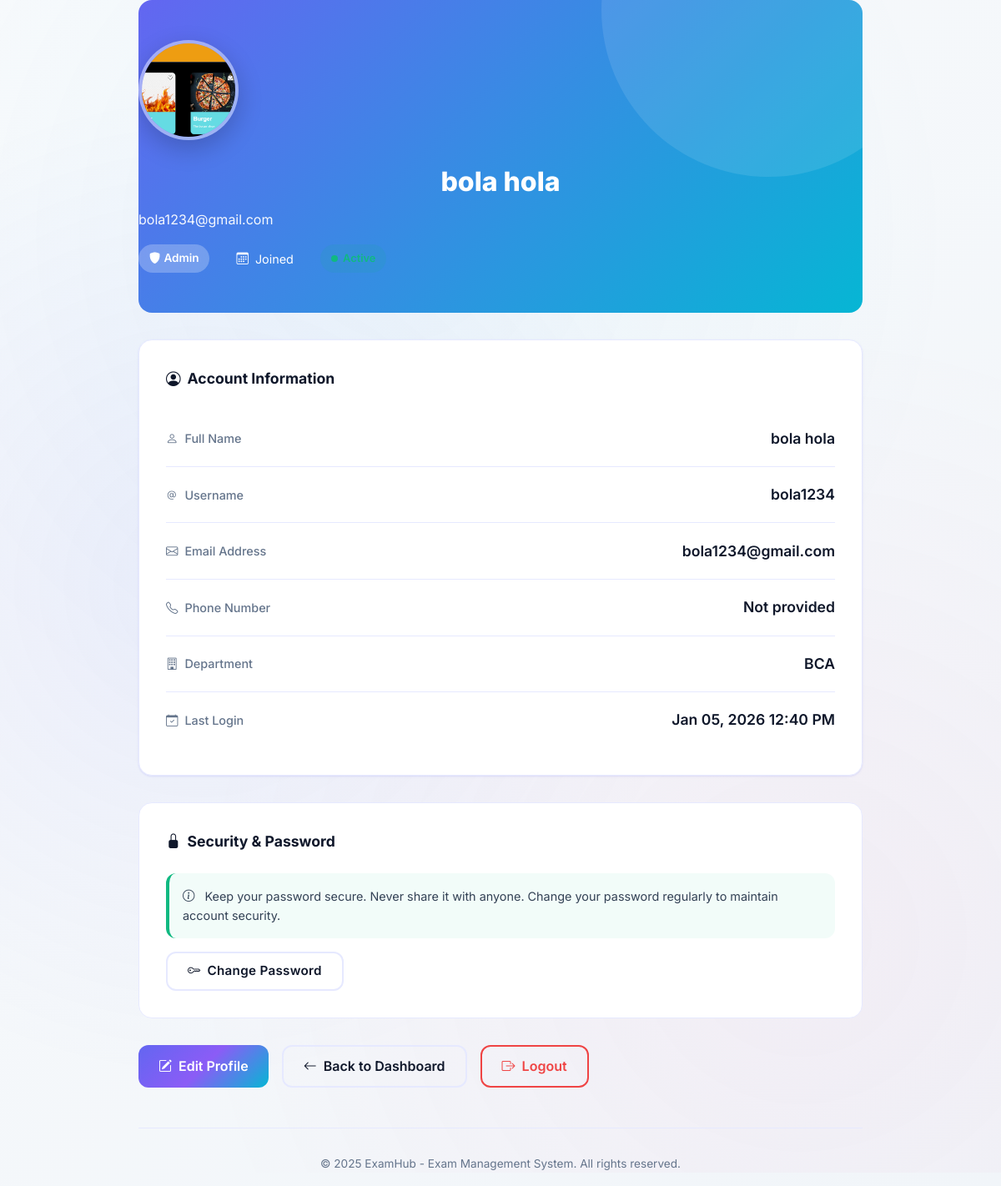
/accounts/profile/ (signed in), run on an earlier commit of the app's database.
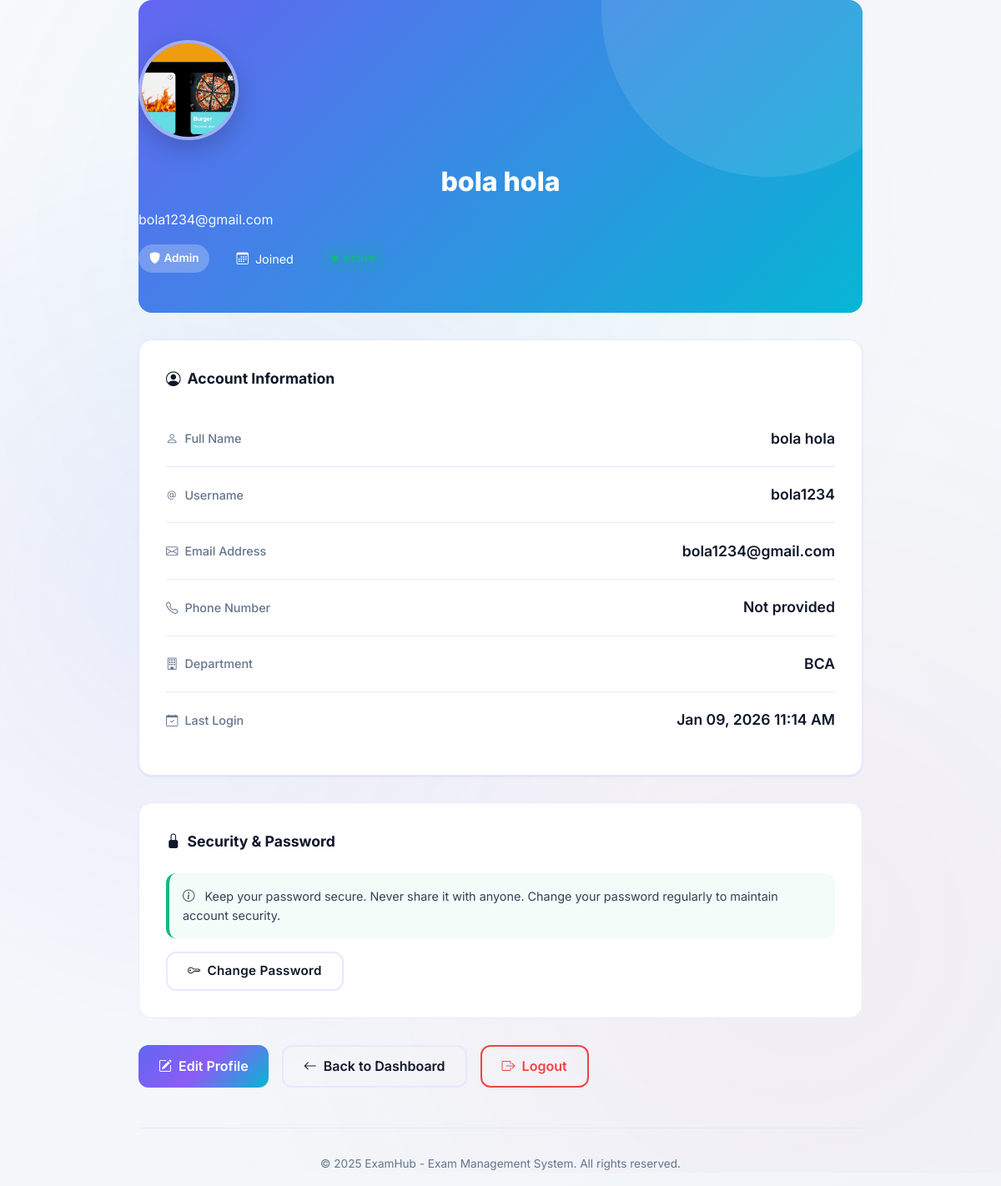
And on a later commit of the database.
### apps/accounts/models.py (models this page shows, shortened)
class User(AbstractUser):
    ROLE_CHOICES = (
        ('admin', 'Admin'),
        ('student', 'Student'),
    )
    role = models.CharField(
        max_length=10,
        choices=ROLE_CHOICES,
        default='student'
    )
    department = models.CharField(
        max_length=100,
        choices=DEPARTMENT_CHOICES,
        blank=True,
        null=True
    )
    phone_number = models.CharField(max_length=15, blank=True, null=True)
    profile_picture = models.ImageField(
        upload_to='admin_profiles/',
        blank=True,
        null=True
    )
    created_at = models.DateTimeField(auto_now_add=True)
    updated_at = models.DateTimeField(auto_now=True)
    class Meta:
        ordering = ['-created_at']
        indexes = [
            models.Index(fields=['email']),
            models.Index(fields=['role']),
            models.Index(fields=['department']),
        ]
    @property
    def is_admin_user(self):
        return self.role == 'admin'
    @property
    def is_student_user(self):
        return self.role == 'student'

### apps/accounts/views.py (the view, shortened to what this page needs)
# urls.py: path('profile/', views.profile_view, name='profile'),
@login_required
def profile_view(request):
    if request.user.is_admin_user:
        user = request.user
        context = {
            'user': user,
            'role': user.role.title(),
            'joined': user.date_joined.strftime('%b %d, %Y'),
            'department': user.department or '—',
        }
        return render(request, 'accounts/admin_profile.html', context)
    return render(request, 'accounts/profile.html')

### templates/accounts/admin_profile.html (shortened to what the changed rows need)
{% load static %}
<!DOCTYPE html>
<html lang="en">
<head>
    <link href="https://cdn.jsdelivr.net/npm/bootstrap@5.3.0/dist/css/bootstrap.min.css" rel="stylesheet">
    <link href="https://cdn.jsdelivr.net/npm/bootstrap-icons@1.11.0/font/bootstrap-icons.css" rel="stylesheet">
    <link href="{% static 'css/theme.css' %}" rel="stylesheet">
</head>
<body>
    <div class="container-custom">
        <div class="profile-header fade-in-up">
            <div class="profile-header-content">
                <div class="profile-avatar">
                    {% if user.profile_picture %}
                        <img src="{{ user.profile_picture.url }}" alt="{{ user.get_full_name }}" style="width: 120px; height: 120px; border-radius: 50%; object-fit: cover;">
                    {% else %}
                        <i class="bi bi-shield-lock"></i>
                    {% endif %}
                </div>
                <div class="profile-name">{{ user.get_full_name|default:user.username }}</div>
                <div class="profile-email">{{ user.email }}</div>
                <div class="profile-meta">
                    <div class="profile-meta-item">
                        <span class="profile-meta-badge">
                            <i class="bi bi-shield-fill me-1"></i>{{ role|default:"Admin" }}
                        </span>
                    </div>
                    <div class="profile-meta-item">
                    </div>
                    <div class="profile-meta-item">
                    </div>
                </div>
            </div>
        </div>
        <div class="info-card fade-in-up" style="animation-delay: 100ms;">
            <div class="info-row">
                <div class="info-label">
                    <i class="bi bi-person"></i>Full Name
                </div>
                <div class="info-value">{{ user.get_full_name|default:"Not set" }}</div>
            </div>
            <div class="info-row">
                <div class="info-label">
                    <i class="bi bi-at"></i>Username
                </div>
                <div class="info-value">{{ user.username }}</div>
            </div>
            <div class="info-row">
                <div class="info-label">
                    <i class="bi bi-envelope"></i>Email Address
                </div>
                <div class="info-value">{{ user.email }}</div>
            </div>
            <div class="info-row">
                <div class="info-label">
                    <i class="bi bi-telephone"></i>Phone Number
                </div>
                <div class="info-value">{{ user.phone_number|default:"Not provided" }}</div>
            </div>
            <div class="info-row">
                <div class="info-label">
                    <i class="bi bi-building"></i>Department
                </div>
                <div class="info-value">{{ department|default:"Not specified" }}</div>
            </div>
            <div class="info-row">
                <div class="info-label">
                    <i class="bi bi-calendar-check"></i>Last Login
                </div>
                <div class="info-value">{{ user.last_login|date:"M d, Y h:i A"|default:"Never" }}</div>
            </div>
        </div>
    </div>
</body>
</html>

What changed in the data, as far as the page shows it:
changed User "bola hola": last_login "Jan 05, 2026 12:40 PM" → "Jan 09, 2026 11:14 AM"
